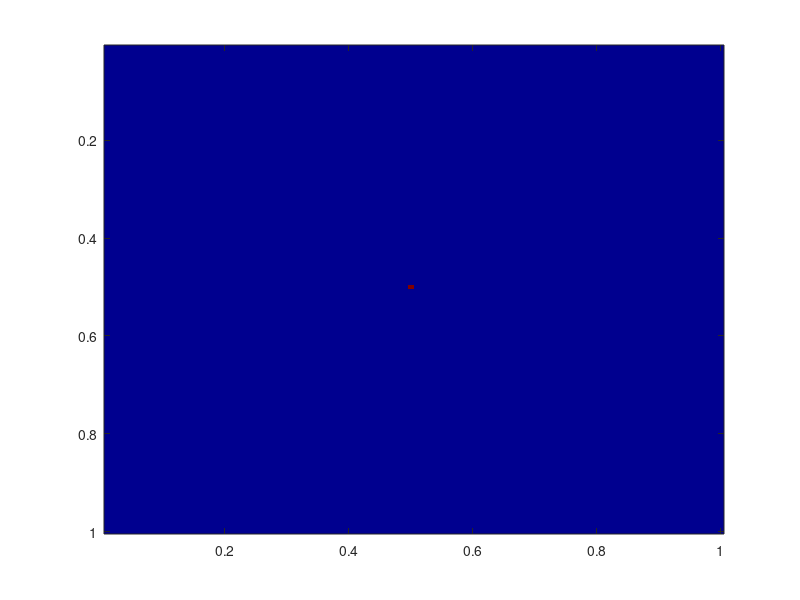

Reproduce this figure in MATLAB. (Note: this script raises an error after producing the figure.)
%% Define Grid
Nx = 100; Ny = 100;
dx = 0.01;
dy = 0.01;
Sx = Nx*dx;
Sy = Ny*dy;

xa = (1:Nx)*dx;
ya = (1:Ny)*dy;
[Y,X] = meshgrid(ya,xa);

%% Constants
c0 = 2.99792458e8;
dt = dx/2/c0;
u0 = 4.0 * pi * 1.0e-7;
e0 = 1.0 / (c0 * c0 * u0);

%% Initialization
% Fields
Hx = zeros(Nx, Ny);
Hy = zeros(Nx, Ny);
Ez = zeros(Nx, Ny);
Dz = zeros(Nx, Ny);
Ga = ones(Nx, Ny);

% Source
t0 = 20;
spread = 6.0;

% Simulation
steps = 150;

%% Main Loop
for T = 1 : steps
    % Calculate Dz Field
    for i = 2 : Nx
        for j = 2 : Ny
            Dz(i, j) = Dz(i, j) + 0.5 * (Hy(i, j) - Hy(i-1, j) - Hx(i, j) + Hx(i, j-1));
        end
    end

    % Put a Gaussian pulse in the middle
    pulse = 10 * exp(-0.5*(((t0 - T) / spread)^2));
    Dz(Nx/2, Ny/2) = Dz(Nx/2, Ny/2) + pulse;

    % Calculate Ez Field
    for i = 1 : Nx
        for j = 1 : Ny
            Ez(i, j) = Ga(i, j) * Dz(i, j);
        end
    end

    % Calculate Hx Field
    for i = 1 : Nx - 1
        for j = 1 : Ny - 1
            Hx(i, j) = Hx(i, j) + 0.5 * (Ez(i, j) - Ez(i, j+1));
        end
    end
    

    % Calculate Hy Field
    for i = 1 : Nx - 1
        for j = 1 : Ny - 1
            Hy(i, j) = Hy(i, j) + 0.5 * (Ez(i+1, j) - Ez(i, j));
        end
    end

    % PECs at the boundaries
    % Dz(1, :) = 0;
    % Dz(Nx, :) = 0;
    % Dz(:, 1) = 0;
    % Dz(:, Ny) = 0;

    imagesc(xa, ya, Dz');
    colormap 'jet';
    clim([-1 1]);
    colorbar;
    title(['FDTD Simulation (Time step: ', num2str(T), '/', num2str(steps), ')']);
    xlabel('X');
    ylabel('Y');
    drawnow;
end

